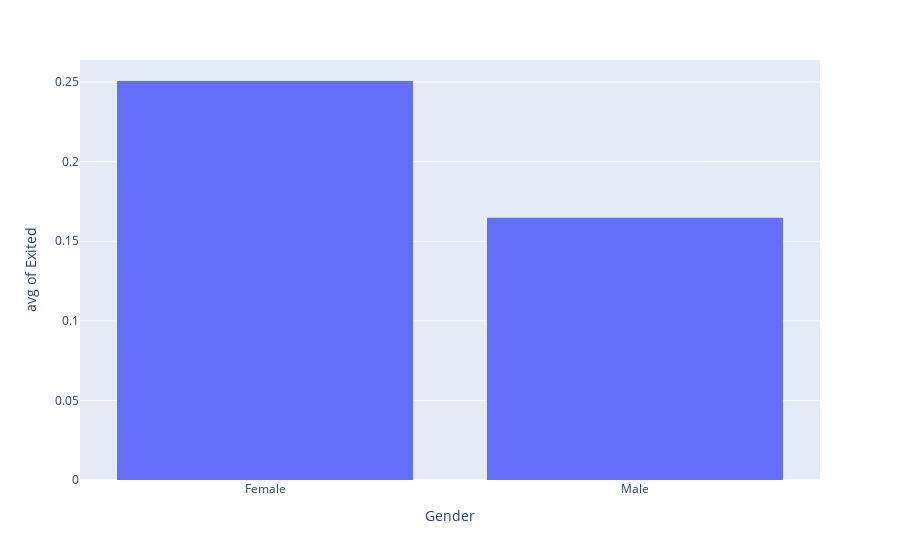

The cell this chart's notebook holds for it:
### Code cell
fig = px.histogram(df, x='Gender', y='Exited', histfunc='avg', barmode='group')
# fig.update_layout(bargap=0.2)
fig.show()

### Figure 1 — Plotly figure (JSON) as saved in the notebook; plotly's stock layout.template omitted (floating-point values rounded to 4 significant figures; data arrays with more than 128 entries replaced by an {"elided": "..."} marker saying what was removed)
{"data": [{"alignmentgroup": "True", "bingroup": "x", "histfunc": "avg", "hovertemplate": "Gender=%{x}<br>avg of Exited=%{y}<extra></extra>", "legendgroup": "", "marker": {"color": "#636efa", "pattern": {"shape": ""}}, "name": "", "offsetgroup": "", "orientation": "v", "showlegend": false, "type": "histogram", "x": {"elided": "10000 str values"}, "xaxis": "x", "y": {"elided": "10000 int values"}, "yaxis": "y"}], "layout": {"barmode": "group", "legend": {"tracegroupgap": 0}, "margin": {"t": 60}, "xaxis": {"anchor": "y", "domain": [0, 1], "title": {"text": "Gender"}}, "yaxis": {"anchor": "x", "domain": [0, 1], "title": {"text": "avg of Exited"}}}}
